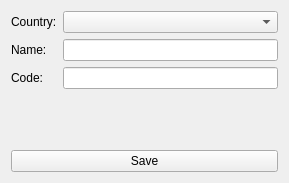
<?xml version="1.0" encoding="UTF-8"?>
<ui version="4.0">
 <class>Form</class>
 <widget class="QWidget" name="Form">
  <property name="geometry">
   <rect>
    <x>0</x>
    <y>0</y>
    <width>289</width>
    <height>183</height>
   </rect>
  </property>
  <property name="windowTitle">
   <string>State</string>
  </property>
  <layout class="QVBoxLayout" name="verticalLayout">
   <item>
    <layout class="QFormLayout" name="formLayout">
     <item row="1" column="0">
      <widget class="QLabel" name="label">
       <property name="text">
        <string>Name:</string>
       </property>
      </widget>
     </item>
     <item row="1" column="1">
      <widget class="QLineEdit" name="nameLineEdit"/>
     </item>
     <item row="2" column="0">
      <widget class="QLabel" name="label_2">
       <property name="text">
        <string>Code:</string>
       </property>
      </widget>
     </item>
     <item row="2" column="1">
      <widget class="QLineEdit" name="codeLineEdit"/>
     </item>
     <item row="0" column="0">
      <widget class="QLabel" name="label_3">
       <property name="text">
        <string>Country:</string>
       </property>
      </widget>
     </item>
     <item row="0" column="1">
      <widget class="QComboBox" name="countryComboBox"/>
     </item>
    </layout>
   </item>
   <item>
    <spacer name="verticalSpacer">
     <property name="orientation">
      <enum>Qt::Vertical</enum>
     </property>
     <property name="sizeHint" stdset="0">
      <size>
       <width>20</width>
       <height>36</height>
      </size>
     </property>
    </spacer>
   </item>
   <item>
    <widget class="QPushButton" name="saveBtn">
     <property name="text">
      <string>Save</string>
     </property>
    </widget>
   </item>
  </layout>
 </widget>
 <resources/>
 <connections>
  <connection>
   <sender>saveBtn</sender>
   <signal>clicked()</signal>
   <receiver>Form</receiver>
   <slot>save()</slot>
   <hints>
    <hint type="sourcelabel">
     <x>250</x>
     <y>166</y>
    </hint>
    <hint type="destinationlabel">
     <x>259</x>
     <y>134</y>
    </hint>
   </hints>
  </connection>
 </connections>
 <slots>
  <slot>save()</slot>
 </slots>
</ui>
